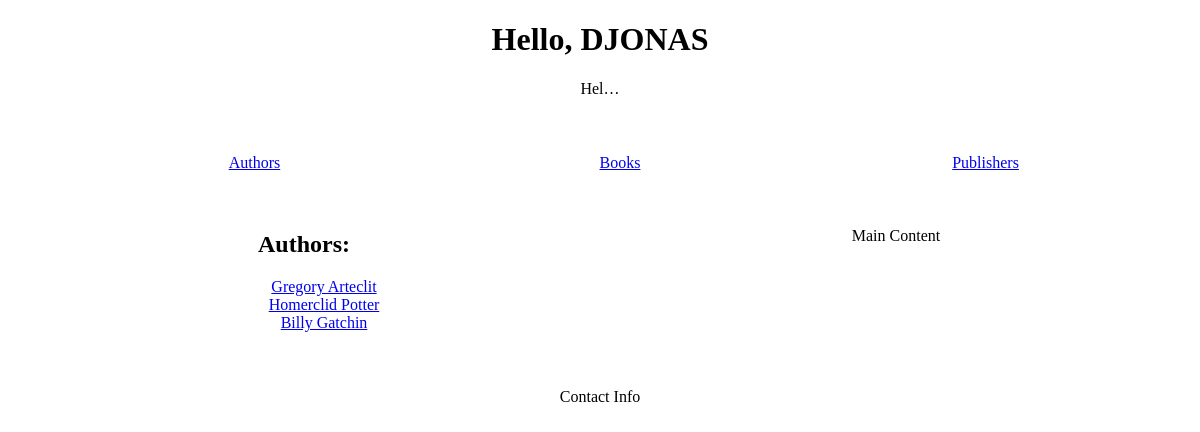
The page / on the database its author committed.
### pages/models.py (models this page shows, shortened)
class Author(models.Model):
    name = models.CharField(max_length=100, unique=True)
    age = models.IntegerField()

### pages/views.py (the view)
# urls.py: path('', home_page, name='home_page'),
def home_page(request):
    authors = Author.objects.all()
    context = {
        'title': 'Main page',
        'name': 'Djonas',
        'text': 'Hello!',
        'authors': authors,
    }
    return render(request, 'home_page.html', context)

### templates/home_page.html (shortened to what this page needs)
{% extends 'base.html' %}
{% block header %}
    <h1>Hello, {{ name|upper }}</h1>
    <p>{{ text|truncatechars:4 }}</p>
{% endblock header %}

### templates/base.html (shortened to what this page needs)
<!DOCTYPE html>
<html lang="en">
<head>
</head>
<body>
    <header>
        {% block header %}{% endblock header %}
    </header>
    <nav>
        {% block nav_bar %}
        <ul class="nav_bar">
            <li><a href="{% url 'authors' %}">Authors</a></li>
            <li><a href="{% url 'books' %}">Books</a></li>
            <li><a href="{% url 'publishers' %}">Publishers</a></li>
        </ul>
        {% endblock nav_bar %}
    </nav>
    <main>
        <div>
            {% block sidebar %}
            <h2>Authors:</h2>
            <ul>
            {% for author in authors %}
                <li><a href="{% url 'authors_books_information' %}?author={{ author.name }}">{{ author.name }}</a></li>
            {% endfor %}
            </ul>
            {% endblock sidebar %}
        </div>
        <div>
            {% block content %}
            <p>Main Content</p>
            {% endblock content %}
        </div>
    </main>
    <footer>
        {% block footer %}
        <p>Contact Info</p>
        {% endblock footer %}
    </footer>
</body>
</html>

### templates/base.html (style rules this page uses)
header { text-align: center; }
nav { text-align: center; padding: 2%; }
nav ul { display: flex; }
nav ul li { flex: 1; text-align: center; }
ul { list-style-type: none; }
main { display: flex; }
main div { flex: 1; text-align: center; }
footer { text-align: center; padding: 2%; }

### rows shown on the page
Author: name "Gregory Arteclit"
Author: name "Homerclid Potter"
Author: name "Billy Gatchin"

### other values the page prints
{{ name|upper }} "DJONAS"
{{ text|truncatechars:4 }} "Hel…"
